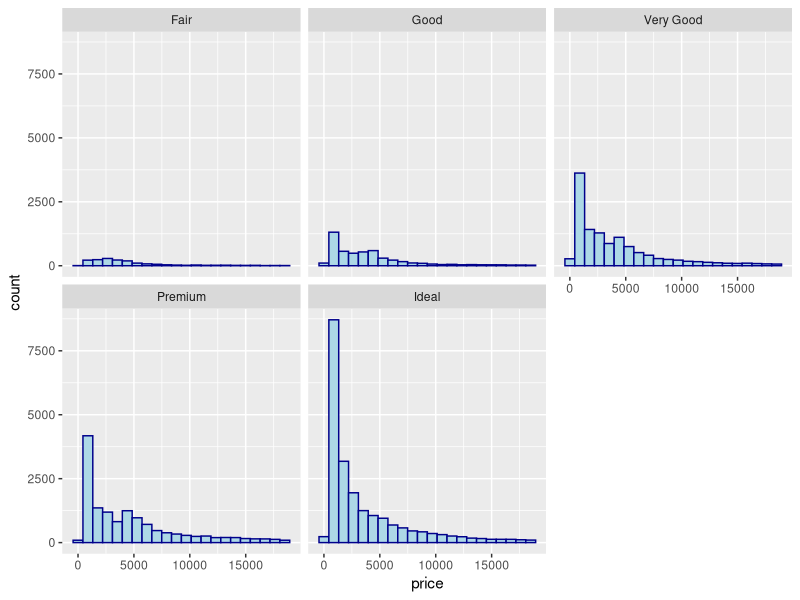
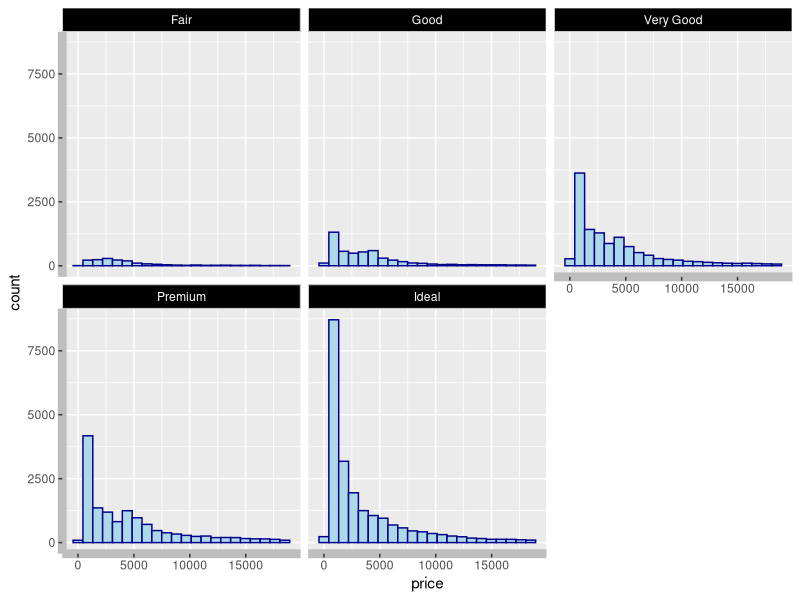

Reproduce these figures in R, in order.
## ---- chunk 1
#| warning: false
#| echo: false
#| output: false
library(tidyverse)
diamonds
## ---- chunk 2
ggplot(data = diamonds, aes(x = price)) +
  geom_histogram(colour = "darkblue", fill = "lightblue", bins = 22) +
  facet_wrap(~cut)
## ---- chunk 3
ggplot(data = diamonds, aes(x = price)) +
  geom_histogram(colour = "darkblue", fill = "lightblue", bins = 22) +
  facet_wrap(~cut) +
  theme(strip.background = element_rect(colour = "white", fill = "black"),
        strip.text.x = element_text(colour = "white"),
        axis.line = element_line(linewidth = 3, colour = "grey"))
